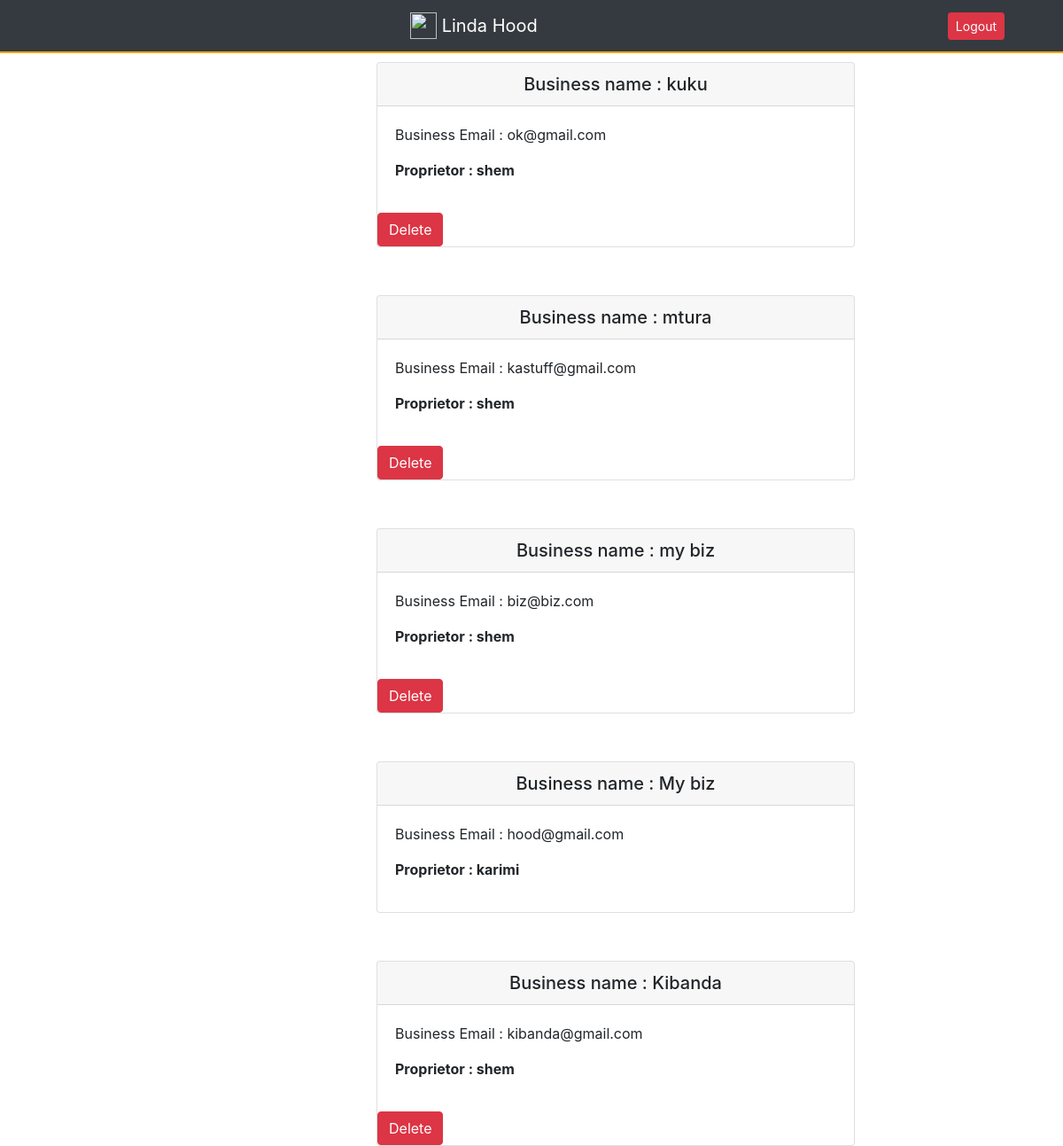
Page /posts/ (signed in) on the earlier database version.
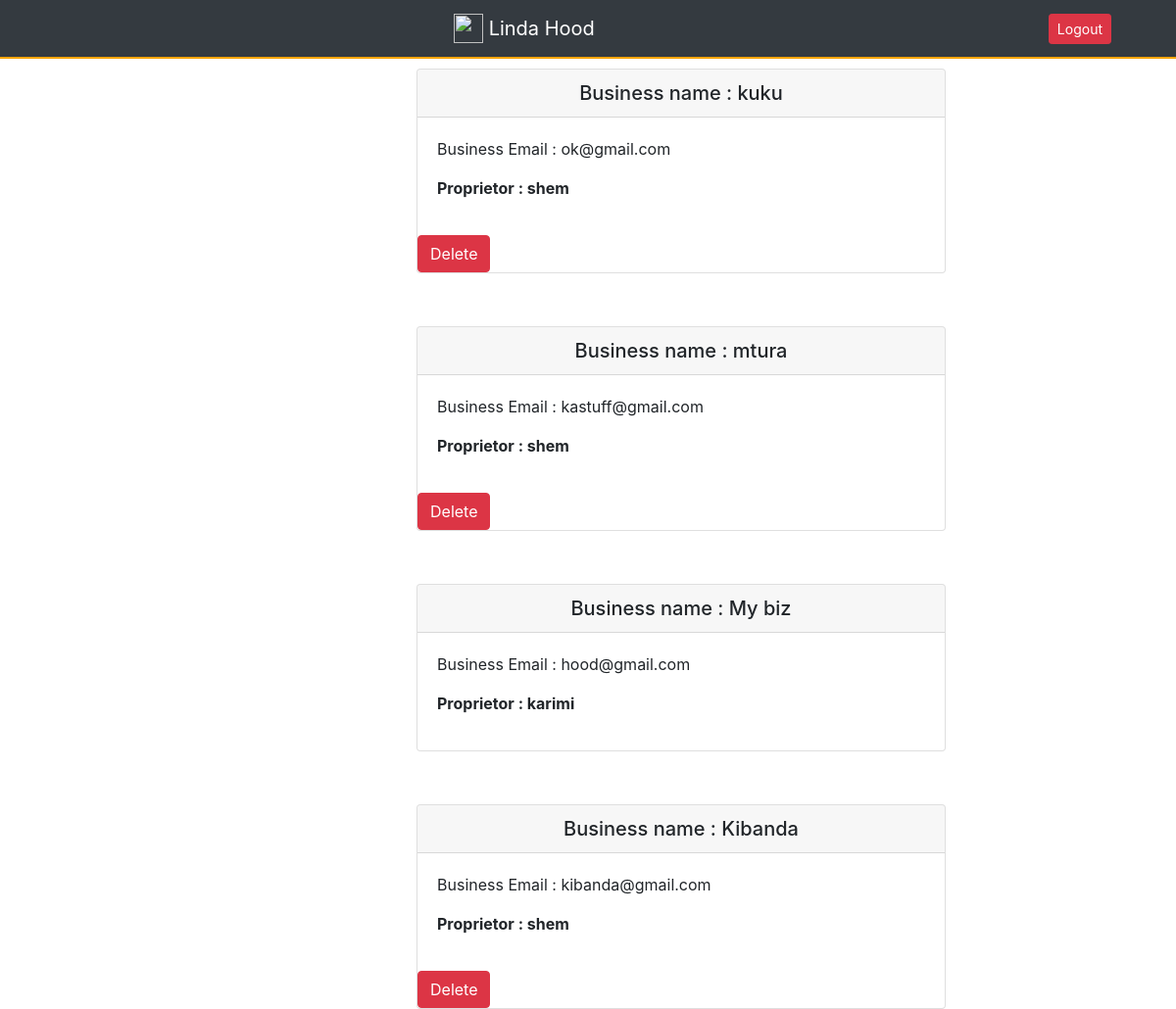
Same page on the later database version.
### posts/models.py (models this page shows, shortened)
class Business(models.Model):
    user = models.ForeignKey(User, related_name="businesses")
    created_at = models.DateTimeField(auto_now=True)
    business_name = models.CharField(max_length=140, blank=True, null=True)
    business_email = models.EmailField(max_length=70, blank=True)
    hood = models.ForeignKey(Hood, related_name='businesses', null=True, blank=True)
    class Meta:
        ordering = ['-created_at']
        unique_together = ['user', 'business_name']

### posts/views.py (the view)
class BusinessList(SelectRelatedMixin, generic.ListView):
    model = models.Business
    select_related = ('user', 'hood')

### posts/templates/posts/business_list.html
{% extends "posts/post_base.html" %}
{% block pre_post_content %}
<div class="col-md-4 mt-3">
  <h5>@{{user.username}}</h5>
</div>
{% endblock %}
{% block post_content %}
<div class="col-md-6 mt-3">
  {% if business_list.count == 0 %}
  <h4>No Businesses for this user yet!</h4>
  {% else %}
    {% for business in business_list %}
     {% include "posts/_post.html" %}
    {% endfor %}
  {% endif%}
</div>
{% endblock %}

### posts/templates/posts/_post.html (shortened to what this page needs)
<div class="post" style="margin-top: 10%">
  <div class="card" >
      <h5 class="card-header card-header text-center" >Business name : {{business.business_name}}</h5>
    <div class="card-body">
      <p>Business Email : {{business.business_email}}</p>
      <p><strong>Proprietor : {{business.user.username}}</strong></p>
    </div>
    <div class="content">
      {% if user.is_authenticated and business.user == user %}
      <a href="{% url 'posts:delete' pk=business.pk %}" title="delete" class="btn btn-danger">Delete</a>
      {% endif %}
    </div>
  </div>
</div>

Differences in the rows shown:
removed Business: business_name "my biz", business_email "biz@biz.com", user.username "shem", shows "Delete"
